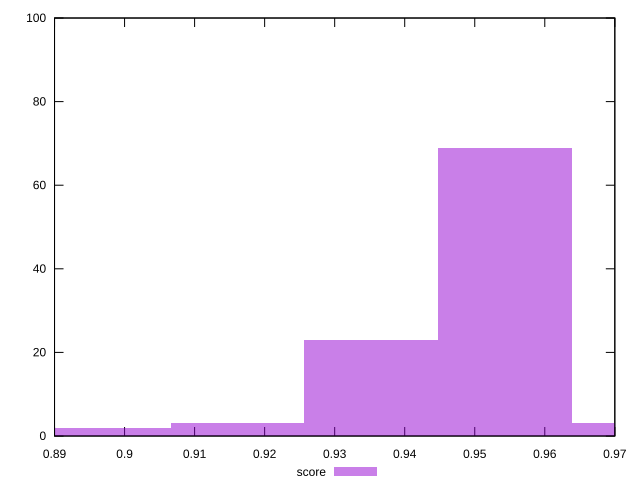

This chart was generated by the following gnuplot code:
reset

$score <<EOF
0.9352055464883968 23
0.9542913739677519 69
0.9733772014471069 3
0.8970338915296868 2
0.9161197190090418 3
EOF

set key outside below
set boxwidth 0.019085827479355038
set xrange [0.89:0.97]
set yrange [0:100]
set trange [0:100]
set style fill transparent solid 0.5 noborder
set terminal svg size 640, 490 enhanced background rgb 'white'
set output "report_00022_2021-02-20T12:08:46.964Z/mainthread-work-breakdown/samples/pages+cached+noadtech/score/histogram.svg"

plot $score title "score" with boxes

reset
